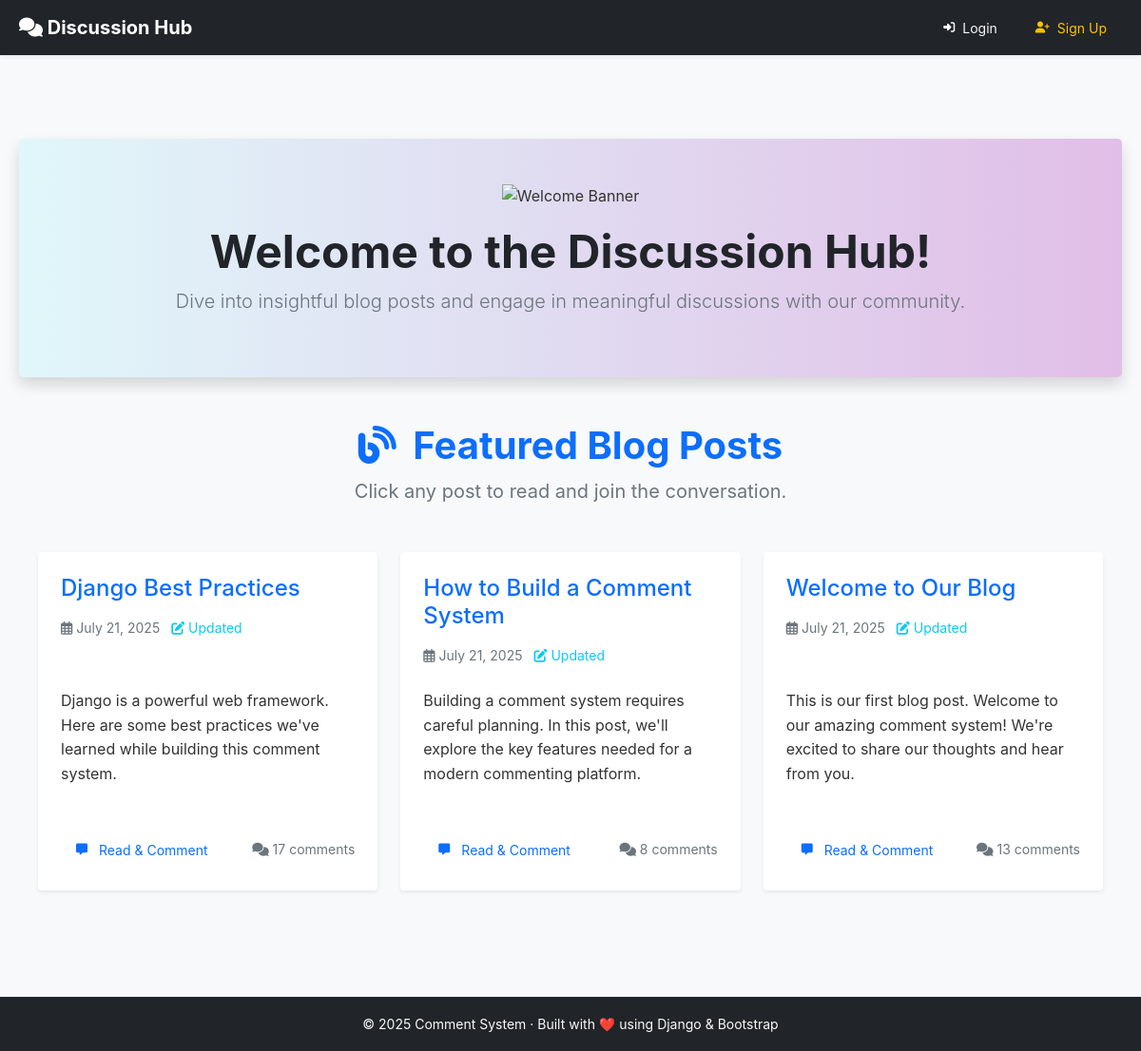
The page / on the database its author committed.
### comments/models.py (models this page shows, shortened)
class Page(models.Model):
    title = models.CharField(max_length=200)
    content = models.TextField()
    created_at = models.DateTimeField(auto_now_add=True)
    updated_at = models.DateTimeField(auto_now=True)
    class Meta:
        ordering = ['-created_at']

### comments/views.py (the view)
# urls.py: path('', views.homepage, name='homepage'),
def homepage(request):
    pages = Page.objects.all().order_by('-created_at')
    pages = pages.annotate(
        comment_count=Count('comments', filter=Q(comments__is_deleted=False))
    )
    return render(request, 'comments/homepage.html', {'pages': pages})

### comments/templates/comments/homepage.html (shortened to what this page needs)
{% extends 'comments/base.html' %}
{% load static %}
{% block content %}
<div class="text-center my-5 py-5 bg-light shadow rounded-3" style="background: linear-gradient(to right, #e0f7fa, #e1bee7);">
    <img src="{% static 'images/homepage_banner.png' %}"
         alt="Welcome Banner"
         class="img-fluid mb-3" style="max-width: 180px;">
    <h1 class="display-5 fw-bold text-dark">Welcome to the Discussion Hub!</h1>
    <p class="lead text-secondary px-3">Dive into insightful blog posts and engage in meaningful discussions with our community.</p>
</div>
<div class="container homepage my-5">
    <header class="text-center mb-5">
        <h2 class="fw-bold text-primary">
            <i class="fas fa-blog me-2"></i> Featured Blog Posts
        </h2>
        <p class="text-muted fs-5">Click any post to read and join the conversation.</p>
    </header>
    <div class="row g-4">
        {% if pages %}
            {% for page in pages %}
                <div class="col-md-6 col-lg-4">
                    <div class="card h-100 shadow-sm border-0 rounded-4 position-relative hover-shadow transition-all">
                        <div class="card-body d-flex flex-column p-4">
                            <h4 class="card-title mb-3 text-dark">
                                <a href="{% url 'comments:page_detail' page.id %}" class="text-decoration-none stretched-link text-primary fw-semibold">
                                    {{ page.title }}
                                </a>
                            </h4>
                            <div class="text-muted small mb-2">
                                <i class="far fa-calendar-alt me-1"></i>{{ page.created_at|date:"F d, Y" }}
                                {% if page.updated_at != page.created_at %}
                                    <span class="ms-2 text-info">
                                        <i class="fas fa-edit"></i> Updated
                                    </span>
                                {% endif %}
                            </div>
                            <p class="card-text text-muted flex-grow-1">
                                {{ page.content|truncatewords:25|linebreaks }}
                            </p>
                            <div class="d-flex justify-content-between align-items-center mt-3">
                                <a href="{% url 'comments:page_detail' page.id %}" class="btn btn-outline-primary btn-sm rounded-pill">
                                    <i class="fas fa-comment-alt me-1"></i> Read & Comment
                                </a>
                                <span class="text-muted small">
                                    <i class="fas fa-comments"></i>
                                    {{ page.comments.count }} comment{{ page.comments.count|pluralize }}
                                </span>
                            </div>
                        </div>
                    </div>
                </div>
            {% endfor %}
        {% else %}
            <div class="text-center py-5">
                <i class="fas fa-file-alt fa-3x text-muted mb-3"></i>
                <h4 class="text-dark">No blog posts yet</h4>
                <p class="text-secondary">Check back soon for more discussions!</p>
            </div>
        {% endif %}
    </div>
</div>
{% endblock %}

### comments/static/comments/style.css (style rules this page uses)
* { margin: 0; padding: 0; box-sizing: border-box; }
body { font-family: -apple-system, BlinkMacSystemFont, 'Segoe UI', Roboto, Oxygen, Ubuntu, Cantarell, sans-serif; line-height: 1.6; color: #333; background-color: #f5f7fa; }
.container { max-width: 1200px; margin: 0 auto; padding: 0 20px; }
.homepage h2 { color: #1a1a1a; font-size: 2.5rem; margin-bottom: 0.5rem; }
.btn { padding: 0.5rem 1rem; border: none; border-radius: 6px; font-size: 0.875rem; cursor: pointer; transition: all 0.2s ease; display: inline-flex; align-items: center; gap: 0.5rem; text-decoration: none; }
.btn i { font-size: 0.75rem; }

### comments/templates/comments/homepage.html (style rules this page uses)
.transition-all { transition: all 0.3s ease-in-out; }

### rows shown on the page
Page: title "Django Best Practices", created_at "July 21, 2025", shows "Updated", content "Django is a powerful web framework. Here are some best practices we've learned while building this comment system.", comments.count "17"
Page: title "How to Build a Comment System", created_at "July 21, 2025", shows "Updated", content "Building a comment system requires careful planning. In this post, we'll explore the key features needed for a modern commenting platform.", comments.count "8"
Page: title "Welcome to Our Blog", created_at "July 21, 2025", shows "Updated", content "This is our first blog post. Welcome to our amazing comment system! We're excited to share our thoughts and hear from you.", comments.count "13"
